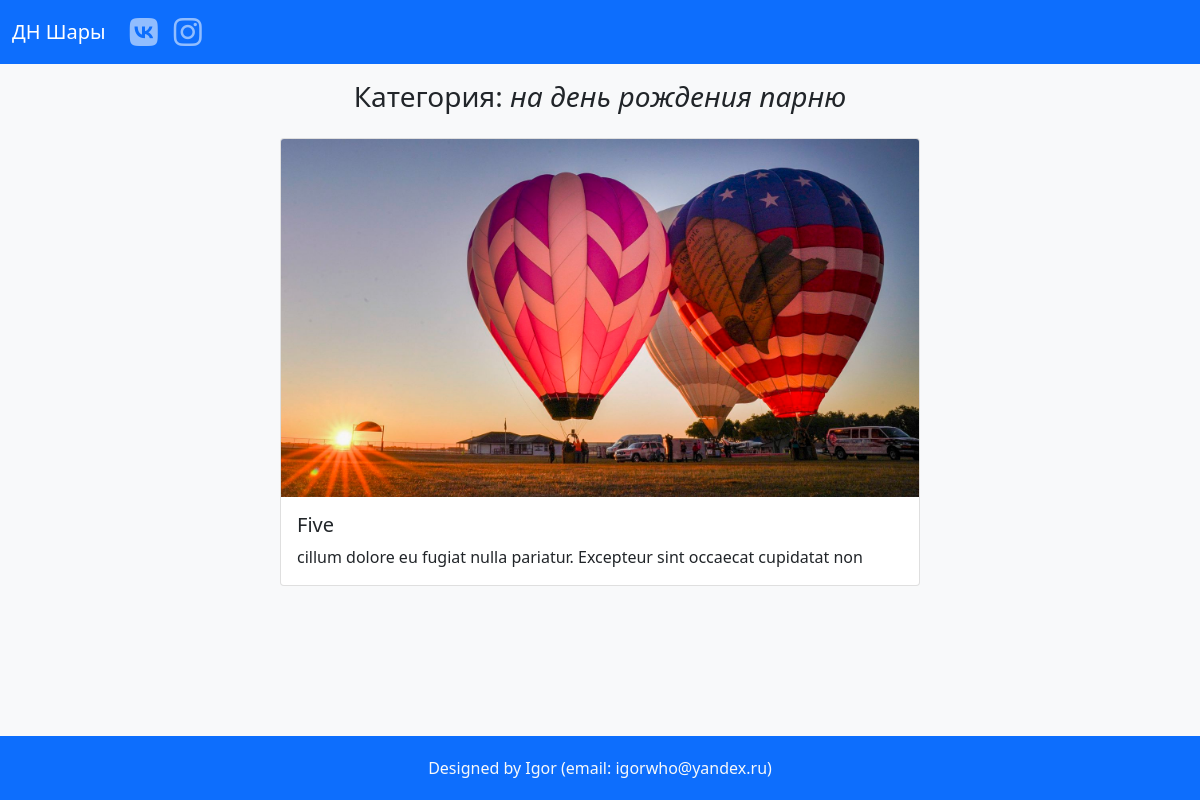
Page /products?category=4 on the earlier database version.
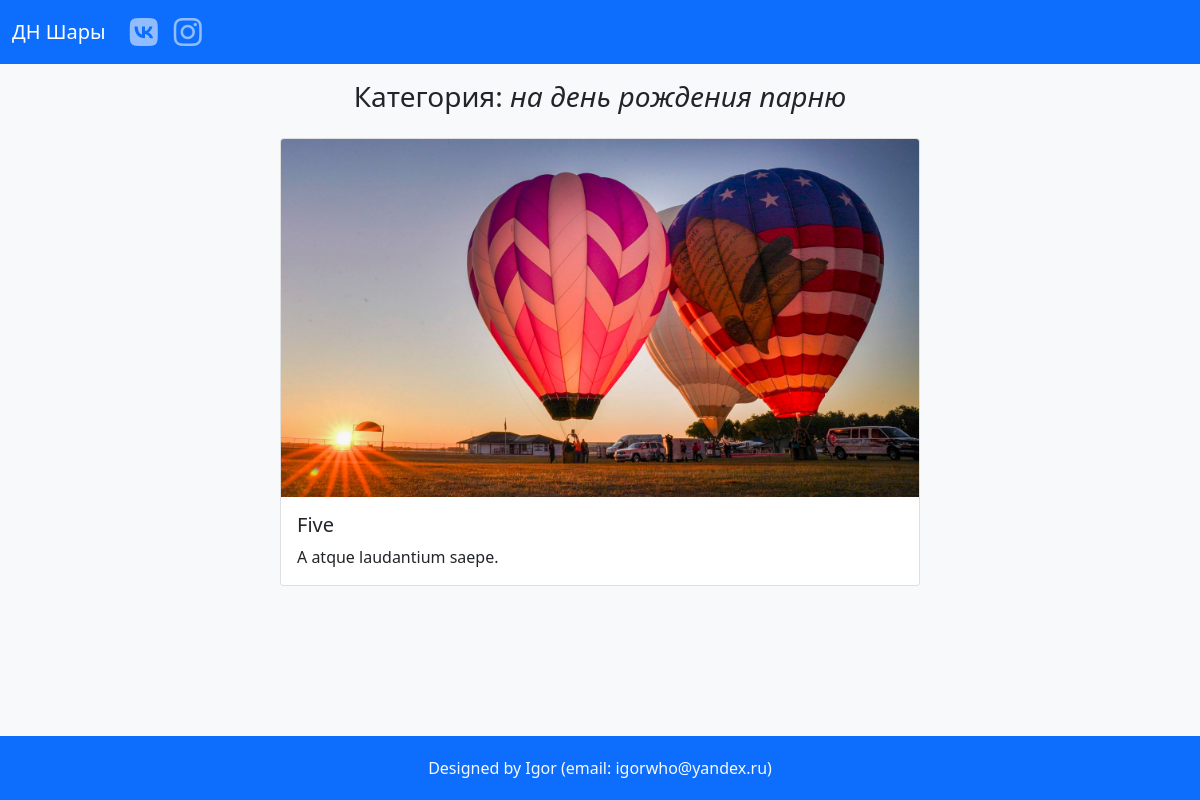
Same page on the later database version.
### tables this page shows
CREATE TABLE `products` (
  `id` int(11) NOT NULL,
  `user_id` int(11) NOT NULL,
  `category_id` int(11) NOT NULL,
  `image_name` varchar(55) NOT NULL,
  `title` varchar(255) NOT NULL,
  `description` text NOT NULL,
  `price` int(11) DEFAULT NULL
);

### config.php (called while the page is built)
<?php
$dns = 'mysql:host=localhost;dbname=balloons;charset=utf8';
$user = 'root';
$password = '';

### includes/classes/Model.php (called while the page is built, shortened)
<?php
class Model
{
    protected $tableName;
    private $pdo;
    public function __construct() {
        include __DIR__ . '/../../config.php';
        $this->pdo = new PDO($dns, $user, $password);
        $this->pdo->setAttribute(PDO::ATTR_ERRMODE, PDO::ERRMODE_EXCEPTION);
    }
    private function query($sql, $params = [])
    {
        $query = $this->pdo->prepare($sql);
        $query->execute($params);
        $query->setFetchMode(PDO::FETCH_CLASS, get_called_class());
        return $query;
    }
    public function get($column, $value)
    {
        $sql = "SELECT * FROM $this->tableName WHERE $column = :$column";
        $params = [":$column" => $value];
        $query = $this->query($sql, $params);
        return $query->fetch();
    }
    public function getAll($where = [], $params = [])
    {
        $sql = "SELECT * FROM $this->tableName";
        if ($where) {
            $sql .= ' WHERE ';
            foreach ($where as $key => $_) {
                $sql .= "$key = :$key AND ";
            }
            $sql = rtrim($sql, ' AND ');
        }
        $query = $this->query($sql, $where);
        return $query->fetchAll();
    }
}

### includes/classes/ProductModel.php (called while the page is built, shortened)
<?php
include_once 'Model.php';
class ProductModel extends Model
{
    public function getImageUrl()
    {
        $httpsOrHttp = isset($_SERVER['HTTPS']) && $_SERVER['HTTPS'] === 'on' ? 'https' : 'http';
        $host = $_SERVER['HTTP_HOST'];
        $url = "/images/$this->image_name";
        return $httpsOrHttp . '://' . $host . $url;
    }
}

### products.php (the view, shortened to what this page needs)
<?php
include 'header.php';
include 'includes/classes/ProductModel.php';
try {
    $category_id = filter_input(INPUT_GET, 'category', FILTER_SANITIZE_NUMBER_INT);
    $category = (new CategoryModel)->get('id', $category_id);
    $products = (new ProductModel)->getAll(['category_id' => $category_id], ['orderBy' => '-id']);
} catch (PDOException $e) {
    displayDbError();
}
?>
<?php if ($products): ?>
    <h3 class="mb-4 text-center">Категория: <span class="text-lowercase fst-italic"><?= $category->name ?></span></h3>
    <?php foreach ($products as $product): ?>
        <div class="card mx-auto mb-4" style="max-width: 40rem;">
            <img src="<?= $product->getImageUrl() ?>" class="card-img-top" alt="...">
            <div class="card-body">
                <h5 class="card-title"><?= $product->title ?></h5>
                <p class="card-text"><?= $product->description ?></p>
            </div>
        </div>
    <?php endforeach; ?>
<?php endif; ?>
<?php include 'footer.php' ?>

Differences in the rows shown:
changed products "Five": description "cillum dolore eu fugiat nulla pariatur. Excepteur sint occaecat cupidatat non" → "A atque laudantium saepe."
